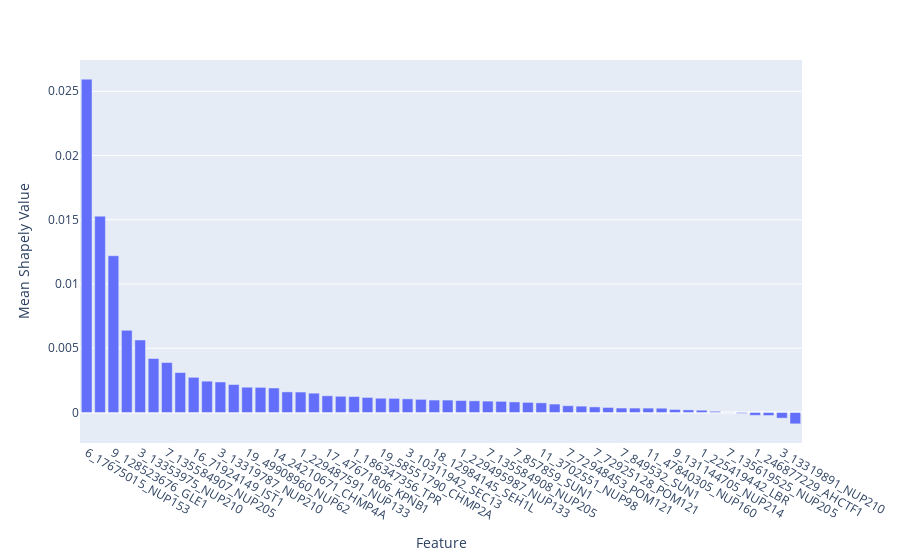
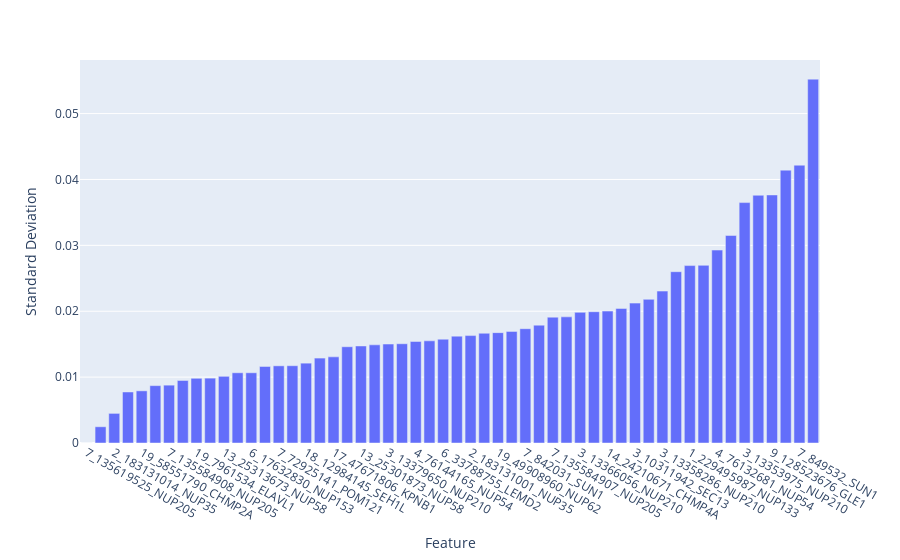

Notebook cell for these charts, in order:
### Code cell
import numpy as np
import plotly.express as px

df_stats = shapelyValueDataframe.describe().T

# Create a DataFrame for the plotting
df_plot_mean = df_stats[['mean']].reset_index()
df_plot_std = df_stats[['std']].reset_index()

# Sort by the greatest mean Shapley value and least standard deviation
df_plot_mean = df_plot_mean.sort_values(['mean'], ascending=False)
df_plot_std = df_plot_std.sort_values(['std'], ascending=True)

# Create a bar chart for means
fig_mean = px.bar(df_plot_mean, x='index', y='mean', labels={'index':'Feature', 'mean':'Mean Shapely Value'})
fig_mean.show()

# Create a bar chart for standard deviations
fig_std = px.bar(df_plot_std, x='index', y='std', labels={'index':'Feature', 'std':'Standard Deviation'})
fig_std.show()

### Figure 1 — Plotly figure (JSON) as saved in the notebook; plotly's stock layout.template omitted (floating-point values rounded to 4 significant figures)
{"data": [{"alignmentgroup": "True", "hovertemplate": "Feature=%{x}<br>Mean Shapely Value=%{y}<extra></extra>", "legendgroup": "", "marker": {"color": "#636efa", "pattern": {"shape": ""}}, "name": "", "offsetgroup": "", "orientation": "v", "showlegend": false, "textposition": "auto", "type": "bar", "x": ["6_17675015_NUP153", "6_17665248_NUP153", "9_128523676_GLE1", "4_76132681_NUP54", "3_13353975_NUP210", "2_183131001_NUP35", "7_135584907_NUP205", "6_17632802_NUP153", "16_71924149_IST1", "3_13366056_NUP210", "3_13319787_NUP210", "7_842031_SUN1", "19_49908960_NUP62", "16_71924122_IST1", "14_24210671_CHMP4A", "16_71922608_IST1", "1_229487591_NUP133", "3_13379650_NUP210", "17_47671806_KPNB1", "3_13358286_NUP210", "1_186347356_TPR", "2_183131014_NUP35", "19_58551790_CHMP2A", "4_76144165_NUP54", "3_10311942_SEC13", "11_47835701_NUP160", "18_12984145_SEH1L", "16_56839701_NUP93", "1_229495987_NUP133", "3_13354079_NUP210", "7_135584908_NUP205", "1_246842749_AHCTF1", "7_857859_SUN1", "6_17688462_NUP153", "11_3702551_NUP98", "1_246861024_AHCTF1", "7_72948453_POM121", "7_72925141_POM121", "7_72925128_POM121", "19_7961534_ELAVL1", "7_849532_SUN1", "6_17632830_NUP153", "11_47840305_NUP160", "13_25301873_NUP58", "9_131144705_NUP214", "6_33788755_LEMD2", "1_225419442_LBR", "1_246885532_AHCTF1", "7_135619525_NUP205", "13_25313673_NUP58", "1_246877229_AHCTF1", "8_81758536_CHMP4C", "3_13319891_NUP210", "7_135607350_NUP205"], "xaxis": "x", "y": [0.02594, 0.01528, 0.0122, 0.0064, 0.005645, 0.004202, 0.003887, 0.003111, 0.002738, 0.00244, 0.002375, 0.002176, 0.001969, 0.001957, 0.001907, 0.001604, 0.001592, 0.001504, 0.001302, 0.001262, 0.001245, 0.001173, 0.001111, 0.001098, 0.001063, 0.001023, 0.0009684, 0.0009679, 0.0009318, 0.0009074, 0.0008852, 0.0008689, 0.0008239, 0.0007891, 0.0007518, 0.0006568, 0.0005265, 0.0004952, 0.0004361, 0.0003914, 0.0003487, 0.0003447, 0.0003432, 0.0003348, 0.0002358, 0.0002042, 0.0001787, 9.471e-05, 0, -6.92e-05, -0.0002206, -0.0002358, -0.0004394, -0.0008828], "yaxis": "y"}], "layout": {"barmode": "relative", "legend": {"tracegroupgap": 0}, "margin": {"t": 60}, "xaxis": {"anchor": "y", "domain": [0, 1], "title": {"text": "Feature"}}, "yaxis": {"anchor": "x", "domain": [0, 1], "title": {"text": "Mean Shapely Value"}}}}

### Figure 2 — Plotly figure (JSON) as saved in the notebook; plotly's stock layout.template omitted (floating-point values rounded to 4 significant figures)
{"data": [{"alignmentgroup": "True", "hovertemplate": "Feature=%{x}<br>Standard Deviation=%{y}<extra></extra>", "legendgroup": "", "marker": {"color": "#636efa", "pattern": {"shape": ""}}, "name": "", "offsetgroup": "", "orientation": "v", "showlegend": false, "textposition": "auto", "type": "bar", "x": ["7_135619525_NUP205", "1_225419442_LBR", "2_183131014_NUP35", "1_246861024_AHCTF1", "19_58551790_CHMP2A", "7_72925128_POM121", "7_135584908_NUP205", "8_81758536_CHMP4C", "19_7961534_ELAVL1", "9_131144705_NUP214", "13_25313673_NUP58", "1_246877229_AHCTF1", "6_17632830_NUP153", "11_47840305_NUP160", "7_72925141_POM121", "7_72948453_POM121", "18_12984145_SEH1L", "11_47835701_NUP160", "17_47671806_KPNB1", "1_246885532_AHCTF1", "13_25301873_NUP58", "7_135607350_NUP205", "3_13379650_NUP210", "16_71924122_IST1", "4_76144165_NUP54", "11_3702551_NUP98", "6_33788755_LEMD2", "6_17688462_NUP153", "2_183131001_NUP35", "1_246842749_AHCTF1", "19_49908960_NUP62", "3_13319891_NUP210", "7_842031_SUN1", "6_17632802_NUP153", "7_135584907_NUP205", "16_56839701_NUP93", "3_13366056_NUP210", "3_13354079_NUP210", "14_24210671_CHMP4A", "1_186347356_TPR", "3_10311942_SEC13", "16_71922608_IST1", "3_13358286_NUP210", "1_229487591_NUP133", "1_229495987_NUP133", "16_71924149_IST1", "4_76132681_NUP54", "3_13319787_NUP210", "3_13353975_NUP210", "7_857859_SUN1", "9_128523676_GLE1", "6_17665248_NUP153", "7_849532_SUN1", "6_17675015_NUP153"], "xaxis": "x", "y": [0, 0.002465, 0.004496, 0.007743, 0.007918, 0.008708, 0.008781, 0.00949, 0.009822, 0.009846, 0.01012, 0.01066, 0.01066, 0.01162, 0.01171, 0.01173, 0.01212, 0.01289, 0.01307, 0.01461, 0.01473, 0.0149, 0.01502, 0.01507, 0.01541, 0.01551, 0.01576, 0.01622, 0.0163, 0.01666, 0.01675, 0.01694, 0.01735, 0.01789, 0.0191, 0.01915, 0.01983, 0.01993, 0.02002, 0.02043, 0.02123, 0.0218, 0.02306, 0.026, 0.02693, 0.02697, 0.02928, 0.0315, 0.03649, 0.03761, 0.03765, 0.04142, 0.04217, 0.05523], "yaxis": "y"}], "layout": {"barmode": "relative", "legend": {"tracegroupgap": 0}, "margin": {"t": 60}, "xaxis": {"anchor": "y", "domain": [0, 1], "title": {"text": "Feature"}}, "yaxis": {"anchor": "x", "domain": [0, 1], "title": {"text": "Standard Deviation"}}}}
